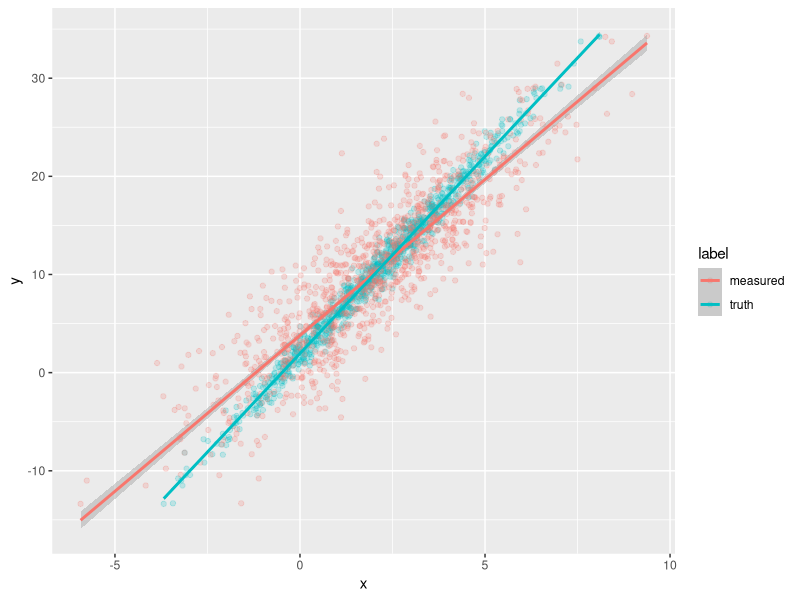

Recreate this plot in R. (Note: this script raises an error after producing the figure.)


library(ggplot2)



## Classical measurement error

n<-1000
x<- rnorm(n,2,2)#uniform will cause more difference
#x<- runif(n,0,4)#uniform will cause more difference
beta0<-2
beta1<-4
y<-beta0+beta1*x+rnorm(n,0,1)
w<-x+rnorm(n,0,1)#w and y bi-variate normal

d1<-data.frame(y,x,label = "truth")
d2<-data.frame(y,x = w,label = "measured")
d<-rbind(d1,d2)

ggplot(data = d)+
  geom_point(aes(x,y,col = label),alpha = 0.2)+
  geom_smooth(aes(x,y,col = label),method = "lm",formula = "y~x")


d.sub<-d%>%filter(x<2)%>%filter(label=="measured")
d.sub$label<-"measured.w/.cutoff"

d<-rbind(d,d.sub)
ggplot(data = d)+
  geom_point(aes(x,y,col = label),alpha = 0.2)+
  geom_smooth(aes(x,y,col = label),method = "lm",formula = "y~x")



## With numbers

fit1<-lm(y~x,data = d%>%filter(label == "truth"))
fit2<-lm(y~x,data = d%>%filter(label == "measured"))
fit3<-lm(y~x,data = d%>%filter(label == "measured.w/.cutoff"))


sd(d1$x)

sd(d2$x)

sd(d.sub$x)


sigma2.x<-4
sigma2.u<-1


lambda<-sigma2.x / (sigma2.u + sigma2.x) #0.8
lambda1<-sd(d.sub$x)^2 / (sigma2.u + sd(d.sub$x)^2) #0.8






## Classical with treatment,no hetero
n<-1000
t<-c(rep(0,n/2),rep(1,n/2))
alpha<-1
x<- rnorm(n,2,2) + alpha*t#uniform will cause difference
beta0<-2
beta1<-3
beta2<-4
y<-beta0+beta1*t+beta2*x+rnorm(n,0,1)
w<-x+rnorm(n,0,1)

d1<-data.frame(y,t,x,label = "truth")
d2<-data.frame(y,t,x = w,label = "measured")
d<-rbind(d1,d2)

ggplot(data = d)+
  geom_point(aes(x,y,col = label),alpha = 0.2)+
  geom_smooth(aes(x,y,col = label),method = "lm",formula = "y~x")+
  facet_wrap(~t)


d.sub<-d%>%filter(x<2)%>%filter(label=="measured")
d.sub$label<-"measured.w/.cutoff"

d<-rbind(d,d.sub)
ggplot(data = d)+
  geom_point(aes(x,y,col = label),alpha = 0.2)+
  geom_smooth(aes(x,y,col = label),method = "lm",formula = "y~x")+
  facet_wrap(~t)



## With numbers, cut off play a role

fit1<-lm(y~x+t,data = d%>%filter(label == "truth"))
fit2<-lm(y~x+t,data = d%>%filter(label == "measured"))
fit3<-lm(y~x+t,data = d%>%filter(label == "measured.w/.cutoff"))

#fit1 and fit2 holds



## Classical with treatment,no hetero, time-to-event
n<-1000
t<-c(rep(0,n/2),rep(1,n/2))
alpha<-1
x<- rnorm(n,2,2) + alpha*t#uniform will cause difference
beta0<-2
beta1<-3
beta2<-4
y<-rweibull(n,shape = 0.7,scale = exp(beta0+beta1*t+beta2*x+rnorm(n,0,1)))
qy<-quantile(y,probs = 0.8)# 80% outcome
cen<-ifelse(y>qy,0,1)
y<-ifelse(y>qy,qy,y)

                                                  
w<-x+rnorm(n,0,1)

d1<-data.frame(y,t,x,cen,label = "truth")
d2<-data.frame(y,t,x = w,cen,label = "measured")
d<-rbind(d1,d2)

ggplot(data = d)+
  geom_point(aes(x,log(y),col = label),alpha = 0.2)+
  geom_smooth(aes(x,log(y),col = label),method = "lm",formula = "y~x")+
  facet_wrap(~t)


d.sub<-d%>%filter(x<2)%>%filter(label=="measured")
d.sub$label<-"measured.w/.cutoff"

d<-rbind(d,d.sub)
ggplot(data = d)+
  geom_point(aes(x,log(y),col = label),alpha = 0.2)+
  geom_smooth(aes(x,log(y),col = label),method = "lm",formula = "y~x")+
  facet_wrap(~t)



## With numbers, cut off play a role

#survreg(Surv(y,cen)~t+x+ldlc_change+ldlcb,data = data,dist = "weibull")

fit1<-survreg(Surv(y,cen)~t+x,data = d%>%filter(label == "truth"))
fit2<-survreg(Surv(y,cen)~t+x,data = d%>%filter(label == "measured"))
fit3<-survreg(Surv(y,cen)~t+x,data = d%>%filter(label == "measured.w/.cutoff"))
fit4<-survreg(Surv(y,cen)~t*x,data = d%>%filter(label == "measured.w/.cutoff"))
summary(fit4)


te1<-survreg(Surv(y,cen)~t,data = d%>%filter(label == "truth"))
te2<-survreg(Surv(y,cen)~t,data = d%>%filter(label == "measured"))
te3<-survreg(Surv(y,cen)~t,data = d%>%filter(label == "measured.w/.cutoff"))

#TE unbiased, hetero treatment effect yes, but not bias
#create a interaction effect(due to censoring???)


#fit5<-survreg(Surv(y,cen)~t*x,data = d%>%filter(label == "measured"))

#fit1 and fit2 holds





######## Part II #######
#Two measurements
#Selection on baseline
## Classical with treatment,no hetero
n<-1000
t<-c(rep(0,n/2),rep(1,n/2))
alpha<-10
x0<- rnorm(n,2,2)#uniform will cause difference
x<-x0+alpha*t
beta0<-2
beta1<-3
beta2<-4
y<-beta0+beta1*t+beta2*x+rnorm(n,0,1)
w1<-x0+rnorm(n,0,1)
w2<-x+rnorm(n,0,1)

d1<-data.frame(y,t,w1,x,x0,label = "truth")
d2<-data.frame(y,t,w1,x = w2,x0 = x,label = "measured_b")
d<-rbind(d1,d2)

ggplot(data = d)+
  geom_point(aes(x,y,col = label),alpha = 0.2)+
  geom_smooth(aes(x,y,col = label),method = "lm",formula = "y~x")+
  facet_wrap(~t)


d.sub<-d%>%filter(w1<2)%>%filter(label=="measured_b")
d.sub$label<-"measured.w/.cutoff"

d<-rbind(d,d.sub)
ggplot(data = d)+
  geom_point(aes(x,y,col = label),alpha = 0.2)+
  geom_smooth(aes(x,y,col = label),method = "lm",formula = "y~x")+
  facet_wrap(~t)

d0.sub<-d.sub%>%filter(t==0)
hist(d0.sub$w1)
hist(d0.sub$x)
hist(d0.sub$x0)
var(d0.sub$x)# should be 2
var(d0.sub$x0)# use this variance in selected 


#

sigma2.x<-1.9  #4 without selection 
sigma2.u<-1


lambda<-sigma2.x / (sigma2.u + sigma2.x) #0.8


lambda1<-sd(d.sub$x)^2 / (sigma2.u + sd(d.sub$x)^2) #0.8



## With numbers, cut off play a role

fit1<-lm(y~x+t,data = d%>%filter(label == "truth"))
fit2<-lm(y~x+t,data = d%>%filter(label == "measured_b"))
fit3<-lm(y~x+t,data = d%>%filter(label == "measured.w/.cutoff"))


